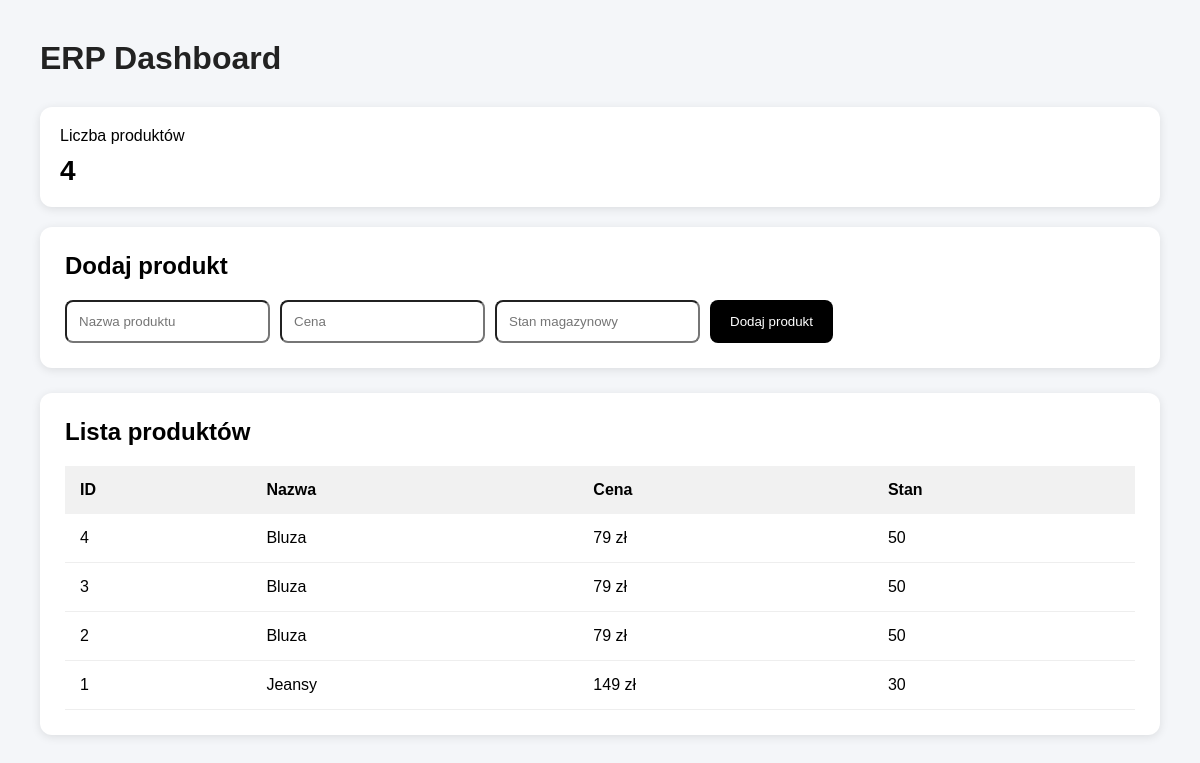
Before: / with the older database file.
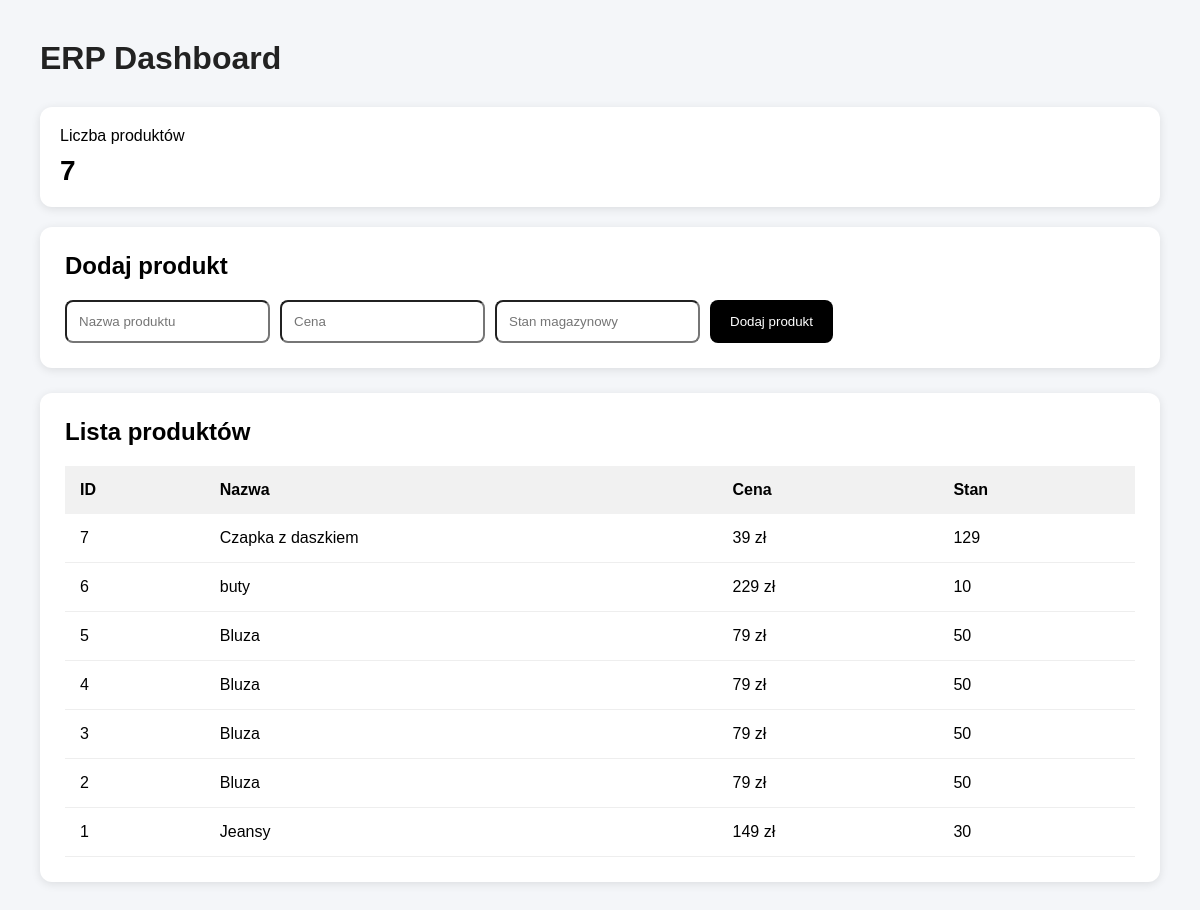
After: the same page with the newer database file.
### tables this page shows
CREATE TABLE products (
        id INTEGER PRIMARY KEY AUTOINCREMENT,
        name TEXT,
        price REAL,
        stock INTEGER,
        created_at DATETIME DEFAULT CURRENT_TIMESTAMP
    );

### index.php (the view, shortened to what this page needs)
<?php
    require "database.php";
    $query = $pdo->query(
        "SELECT * from products ORDER BY id desc"
    );
    $products = $query->fetchAll();
?>
<!DOCTYPE html>
<html lang="pl">
<head>
</head>
<body>
<div class="container">
    <h1>ERP Dashboard</h1>
    <div class="stats">
        <div class="stat-box">
            <p>Liczba produktów</p>
            <div class="stat-number">
                <?php echo count($products); ?>
            </div>
        </div>
    </div>
    <div class="card">
        <h2>Dodaj produkt</h2>
        <form method="POST">
        <input type="text" name="name" placeholder="Nazwa produktu" required>
        <input type="number" name="price" placeholder="Cena" required>
        <input type="number" name="stock" placeholder="Stan magazynowy" required>
        <button type="submit">Dodaj produkt</button>
        </form>
    </div>
    <div class="card">
        <h2>Lista produktów</h2>
        <table>
            <tr>
                <th>ID</th>
                <th>Nazwa</th>
                <th>Cena</th>
                <th>Stan</th>
            </tr>
            <?php foreach($products as $product): ?>
                <tr>
                    <td>
                        <?php echo $product["id"]; ?>
                    </td>
                    <td>
                        <?php echo $product["name"]; ?>
                    </td>
                    <td>
                        <?php echo $product["price"]; ?> zł
                    </td>
                    <td>
                        <?php echo $product["stock"]; ?>
                    </td>
                </tr>
            <?php endforeach; ?>
        </table>
    </div>
</body>
</html>

### index.php (style rules this page uses)
* { margin: 0; padding: 0; box-sizing: border-box; }
body { font-family: Arial; background: #f4f6f9; padding: 40px; }
.container { max-width: 1200px; margin: auto; }
h1 { margin-bottom: 30px; color: #222; }
.card { background: white; padding: 25px; border-radius: 12px; margin-bottom: 25px; box-shadow: 0 2px 10px rgba(0,0,0,0.1); }
h2 { margin-bottom: 20px; }
form { display: flex; gap: 10px; flex-wrap: wrap; }
input { padding: 12px; border: 1px sold #ddd; border-radius: 8px; min-width: 200px; }
button { padding: 12px 20px; border: none; border-radius: 8px; background: black; color: white; cursor: pointer; }
table { width: 100%; border-collapse: collapse; }
th { background: #f1f1f1; padding: 15px; text-align: left; }
td { padding: 15px; border-bottom: 1px solid #eee; }
.stats { display: flex; gap: 20px; margin-bottom: 20px; }
.stat-box { flex: 1; background: white; padding: 20px; border-radius: 12px; box-shadow: 0 2px 10px rgba(0,0,0,0.1); }
.stat-number { font-size: 28px; font-weight: bold; margin-top: 10px; }

Changed rows visible on the page:
added products: id "7", name "Czapka z daszkiem", price "39", stock "129"
added products: id "6", name "buty", price "229", stock "10"
added products: id "5", name "Bluza", price "79", stock "50"
Other visible differences:
count($products): "4" → "7"
